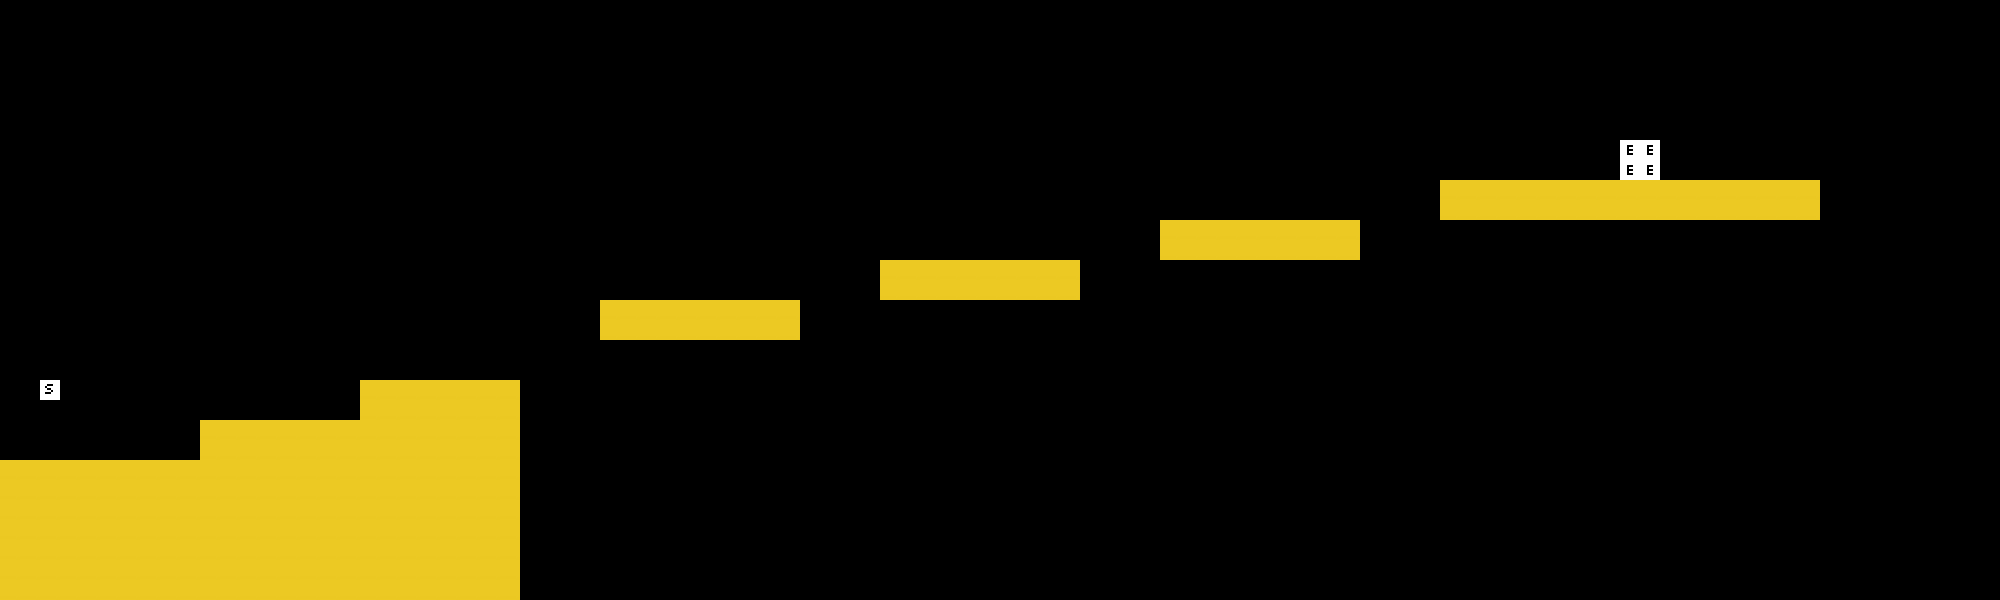

A 2D game scene composited from a Tiled map and its tileset images. What follows is a short description and the map's XML, with each tile layer's data collapsed to a summary:
An orthogonal 100x30 tile map with 20x20 px tiles, 2 tile layers (art, data).

<map version="1.0" orientation="orthogonal" width="100" height="30" tilewidth="20" tileheight="20">
 <tileset firstgid="1" name="tile s" tilewidth="20" tileheight="20">
  <image source="../tiles.png" width="100" height="100" />
 </tileset>
 <layer name="art" width="100" height="30">
  <data>[3000 cells, 332 non-empty, 2 distinct tile ids]</data>
 </layer>
 <layer name="data" width="100" height="30">
  <data>[3000 cells, 1 non-empty, 1 distinct tile ids]</data>
 </layer>
</map>
